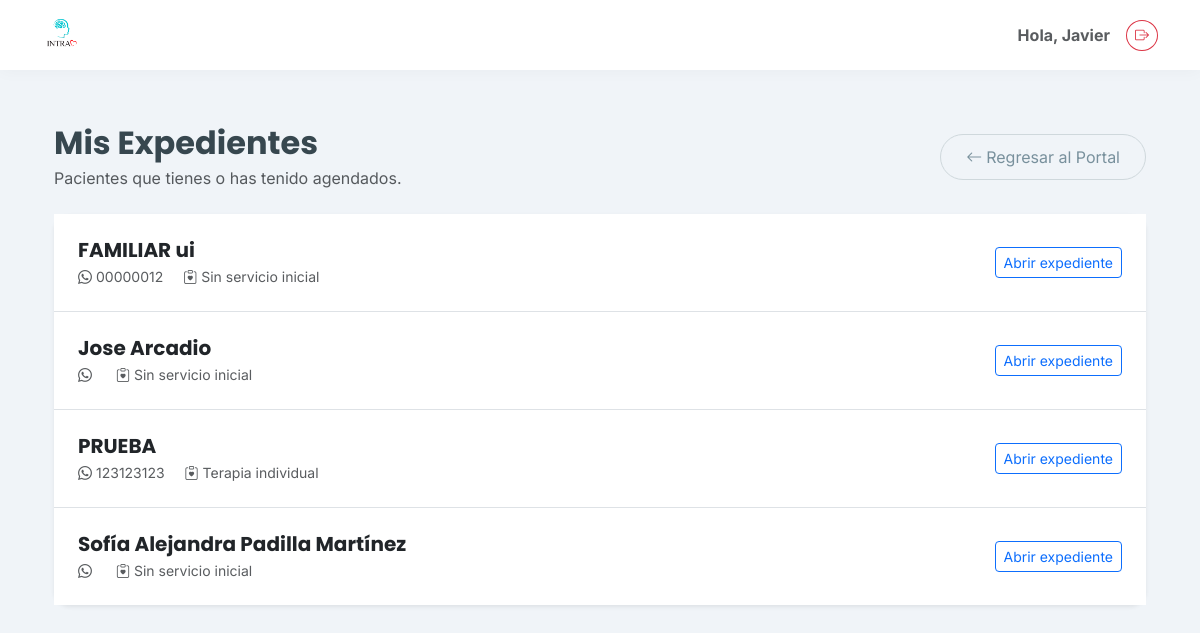
The page /portal-medico/expedientes/ (signed in) on the database as committed earlier.
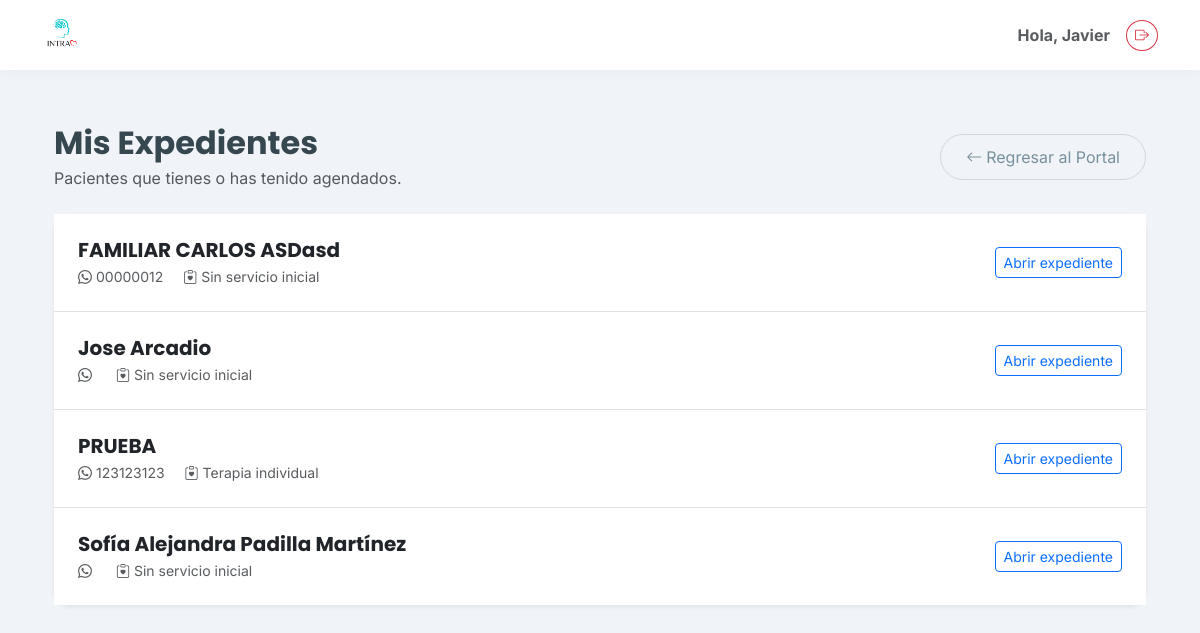
The same page on the database as committed later.
### clinica/models.py (models this page shows, shortened)
class Paciente(models.Model):
    TIPO_CONTACTO_CHOICES = [
        ('propio', 'Propio'),
        ('madre', 'Madre'),
        ('padre', 'Padre'),
        ('pareja', 'Pareja'),
        ('otro', 'Otro'),
    ]
    SEXO_CHOICES = [
        ('Femenino', 'Femenino'),
        ('Masculino', 'Masculino'),
    ]
    usuario = models.OneToOneField(User, on_delete=models.SET_NULL, null=True, blank=True, related_name='perfil_paciente')
    nombre = models.CharField(max_length=200, verbose_name="Nombre Completo")
    fecha_nacimiento = models.DateField(verbose_name="Fecha de Nacimiento")
    nombre_normalizado = models.CharField(max_length=200, blank=True, editable=False)
    sexo = models.CharField(
        max_length=20,
        choices=SEXO_CHOICES,
        default='Femenino',
        verbose_name="Sexo"
    )
    telefono = models.CharField(max_length=20, verbose_name="Teléfono (WhatsApp)")
    identidad_contacto = models.CharField(max_length=20, choices=TIPO_CONTACTO_CHOICES, default='propio')
    servicio_inicial = models.ForeignKey('Servicio', on_delete=models.SET_NULL, null=True, verbose_name="Servicio Inicial")
    consentimiento_firmado = models.FileField(upload_to='documentos/', blank=True, null=True)
    estudio_socioeconomico = models.FileField(upload_to='documentos/', blank=True, null=True)
    apertura_expediente = models.FileField(upload_to='documentos/', blank=True, null=True)
    resumen_clinico = models.TextField(blank=True, null=True)
    empresa = models.ForeignKey(
        'Empresa', on_delete=models.SET_NULL, null=True, blank=True,
        related_name='pacientes'
    )
    pacientes_relacionados = models.ManyToManyField('self', blank=True, symmetrical=True)
    enlace_resultados = models.URLField(blank=True, null=True)
    fecha_registro = models.DateTimeField(auto_now_add=True)
    class Meta:
        verbose_name = "Paciente"
        verbose_name_plural = "Pacientes"

### clinica/views.py (the view)
# urls.py: path('portal-medico/expedientes/', clinica_views.expedientes_terapeuta, name='expedientes_terapeuta'),
@login_required
def expedientes_terapeuta(request):
    if not hasattr(request.user, 'perfil_terapeuta'):
        return redirect('home')
    terapeuta = request.user.perfil_terapeuta
    paciente_ids = _pacientes_ids_terapeuta(terapeuta)
    pacientes = Paciente.objects.filter(id__in=paciente_ids).order_by('nombre')
    return render(request, 'clinica/expedientes_terapeuta.html', {
        'terapeuta': terapeuta,
        'pacientes': pacientes,
    })

### clinica/models.py (called while the page is built)
    def __str__(self):
        return self.nombre

### clinica/views.py (called while the page is built)
def _pacientes_ids_terapeuta(terapeuta):
    ids = set(
        Cita.objects.filter(
            terapeuta=terapeuta,
            paciente__isnull=False,
        ).values_list('paciente_id', flat=True)
    )
    ids.update(
        Cita.objects.filter(
            terapeuta=terapeuta,
            pacientes_adicionales__isnull=False,
        ).values_list('pacientes_adicionales__id', flat=True)
    )
    return {pid for pid in ids if pid}

### clinica/templates/clinica/expedientes_terapeuta.html
{% extends 'clinica/base.html' %}
{% block content %}
<div class="container py-4">
    <div class="d-flex justify-content-between align-items-center flex-wrap gap-3 mb-4">
        <div>
            <h2 class="fw-bold mb-1">Mis Expedientes</h2>
            <p class="text-muted mb-0">Pacientes que tienes o has tenido agendados.</p>
        </div>
        <a href="{% url 'portal_terapeuta' %}" class="btn btn-outline-secondary">
            <i class="bi bi-arrow-left me-1"></i>Regresar al Portal
        </a>
    </div>
    <div class="card shadow-sm border-0 rounded-4">
        <div class="card-body p-0">
            {% if pacientes %}
            <div class="list-group list-group-flush">
                {% for paciente in pacientes %}
                <a href="{% url 'expediente_terapeuta_detalle' paciente.id %}" class="list-group-item list-group-item-action p-4">
                    <div class="d-flex justify-content-between align-items-center gap-3 flex-wrap">
                        <div>
                            <h5 class="fw-bold text-dark mb-1">{{ paciente.nombre }}</h5>
                            <div class="text-muted small">
                                <span class="me-3"><i class="bi bi-whatsapp me-1"></i>{{ paciente.telefono }}</span>
                                <span><i class="bi bi-clipboard-heart me-1"></i>{{ paciente.servicio_inicial|default:"Sin servicio inicial" }}</span>
                            </div>
                        </div>
                        <span class="btn btn-outline-primary btn-sm">
                            Abrir expediente
                        </span>
                    </div>
                </a>
                {% endfor %}
            </div>
            {% else %}
            <div class="p-5 text-center text-muted">
                No tienes pacientes agendados actualmente.
            </div>
            {% endif %}
        </div>
    </div>
</div>
{% endblock %}

Rows that differ between the two databases and show on the page:
changed Paciente: nombre "FAMILIAR ui" → "FAMILIAR CARLOS ASDasd"
